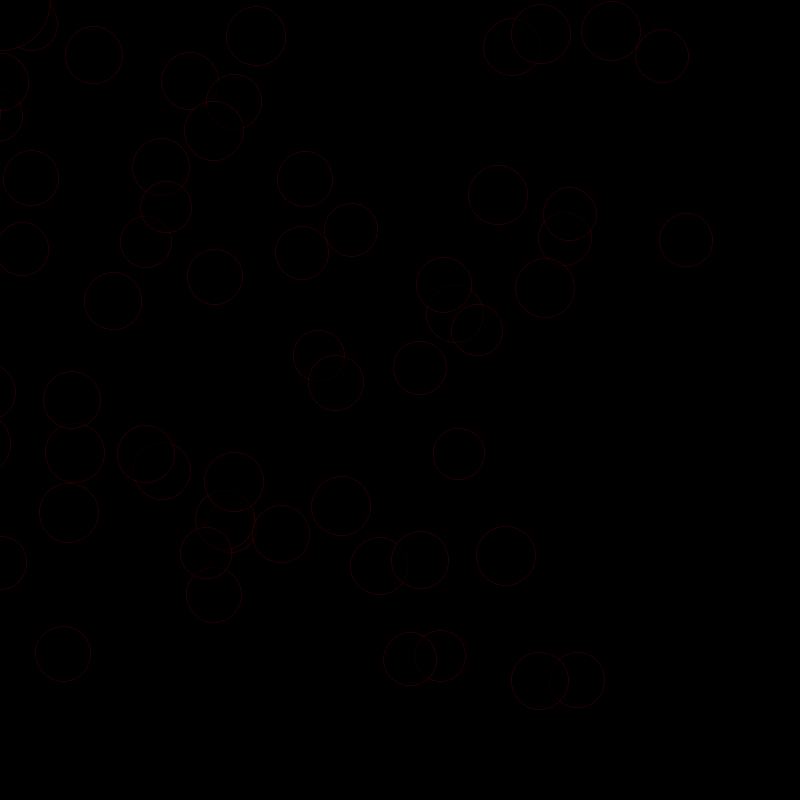
Frame 1 (no input)
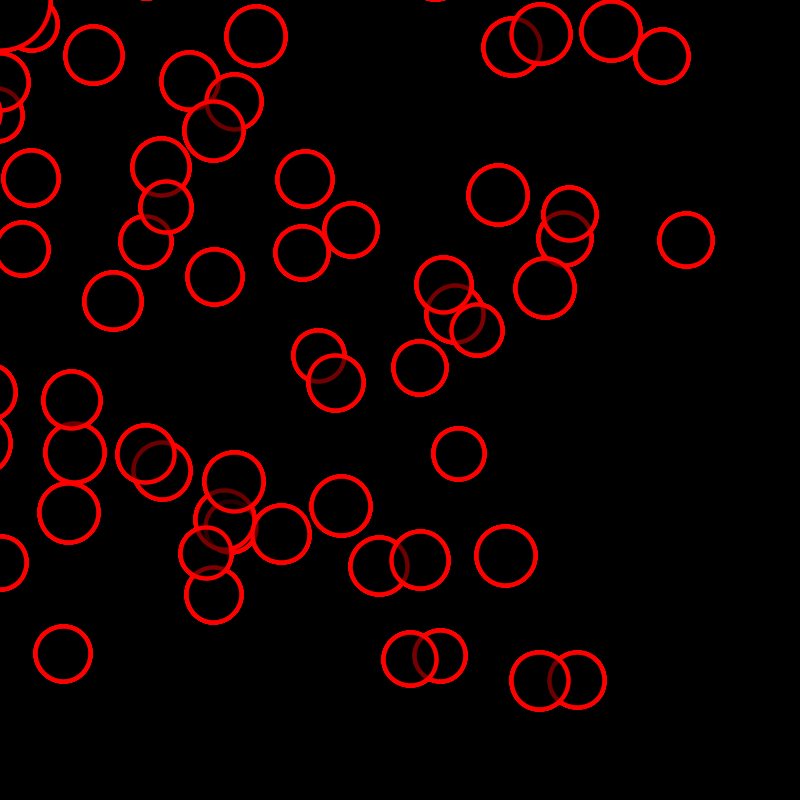
Frame 60 (the mouse pressed at the canvas centre just before this capture)
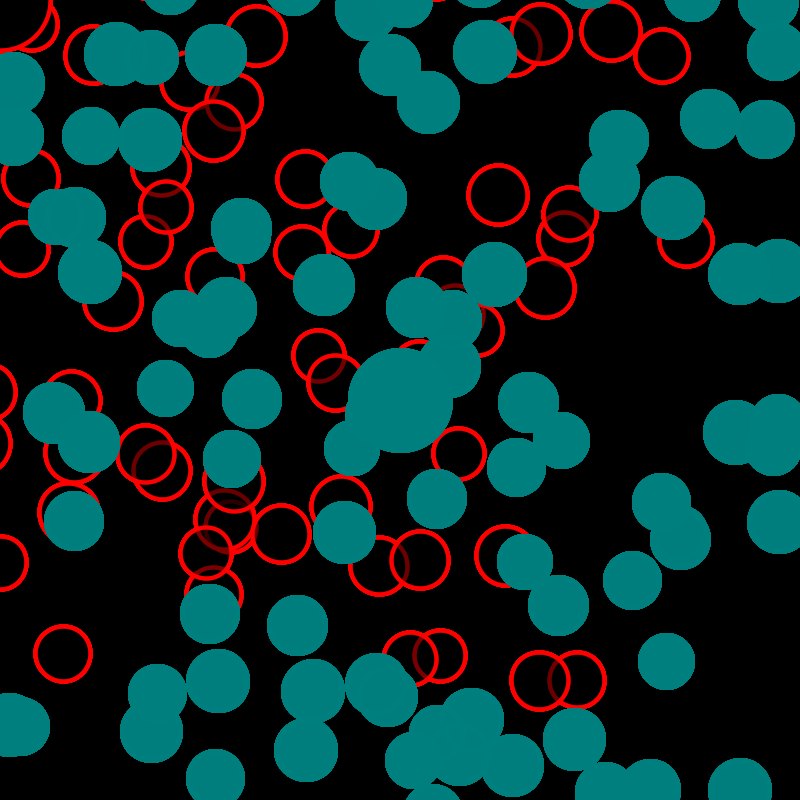
Frame 120 (the mouse held since frame 60 and released just before this capture)

The Processing sketch that drew these frames (run headless with seeded random() and noise(); from frame 60 on, the mouse is pressed at the canvas centre):

// Processing sketch: sketch_220126a
// ── sketch_220126a.pde
int boxWidth = 100;
int boxHeight = 100;
int num_rand = 200;
int rand_range = width*12;

int[] offsets_x = new int[num_rand];
int[] offsets_y = new int[num_rand];
float[] offsets_rate = new float[num_rand];

void setup(){
  size(800, 800);
  frameRate(60);
  rectMode(CENTER);
  colorMode(HSB, height);
  background(0,0,0,0);
  
  // Generate offsets
  for(int x=0; x<num_rand; ++x){
    offsets_x[x] = round(random(boxWidth + rand_range) - (rand_range/2));
    offsets_y[x] = round(random(boxHeight + rand_range) - (rand_range/2));
    offsets_rate[x] = random(0.5,0.6);
  }
}

void draw(){
 // background(0,0,0,0);
  
  stroke(mouseX, width, height-mouseY); 
  strokeWeight(abs(sin(radians(frameCount)) * 5));
  
  for(int x=0; x<num_rand; ++x){
    fill(mouseX,width,mouseY,offsets_rate[x]*width);
    drawShape(mouseX*offsets_rate[x] + offsets_x[x], mouseY*offsets_rate[x] + offsets_y[x],  boxWidth*offsets_rate[x], boxHeight*offsets_rate[x]);
  }
  fill(mouseX,width,mouseY);
  drawShape(mouseX, mouseY,  boxWidth, boxHeight);  
}

void drawShape(float pos_x, float pos_y, float width_x, float width_y){
  ellipse(pos_x, pos_y,  width_x, width_y);
}
